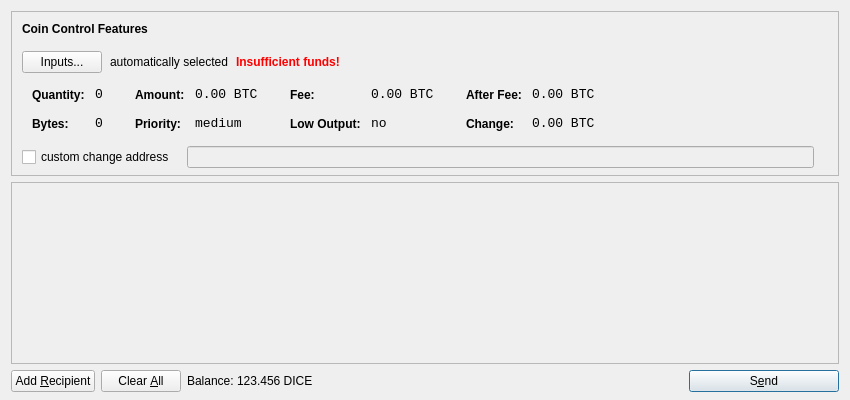
<?xml version="1.0" encoding="UTF-8"?>
<ui version="4.0">
 <class>SendCoinsDialog</class>
 <widget class="QDialog" name="SendCoinsDialog">
  <property name="geometry">
   <rect>
    <x>0</x>
    <y>0</y>
    <width>850</width>
    <height>400</height>
   </rect>
  </property>
  <property name="windowTitle">
   <string>Send Coins</string>
  </property>
  <layout class="QVBoxLayout" name="verticalLayout" stretch="0,1,0">
   <property name="bottomMargin">
    <number>8</number>
   </property>
   <item>
    <widget class="QFrame" name="frameCoinControl">
     <property name="sizePolicy">
      <sizepolicy hsizetype="Expanding" vsizetype="Expanding">
       <horstretch>0</horstretch>
       <verstretch>0</verstretch>
      </sizepolicy>
     </property>
     <property name="maximumSize">
      <size>
       <width>16777215</width>
       <height>16777215</height>
      </size>
     </property>
     <property name="frameShape">
      <enum>QFrame::StyledPanel</enum>
     </property>
     <property name="frameShadow">
      <enum>QFrame::Sunken</enum>
     </property>
     <layout class="QVBoxLayout" name="verticalLayoutCoinControl2">
      <property name="spacing">
       <number>-1</number>
      </property>
      <property name="leftMargin">
       <number>0</number>
      </property>
      <property name="topMargin">
       <number>0</number>
      </property>
      <property name="rightMargin">
       <number>0</number>
      </property>
      <property name="bottomMargin">
       <number>6</number>
      </property>
      <item>
       <layout class="QVBoxLayout" name="verticalLayoutCoinControl" stretch="0,0,0,0,1">
        <property name="spacing">
         <number>0</number>
        </property>
        <property name="leftMargin">
         <number>10</number>
        </property>
        <property name="topMargin">
         <number>10</number>
        </property>
        <item>
         <layout class="QHBoxLayout" name="horizontalLayoutCoinControl1">
          <property name="bottomMargin">
           <number>15</number>
          </property>
          <item>
           <widget class="QLabel" name="labelCoinControlFeatures">
            <property name="sizePolicy">
             <sizepolicy hsizetype="Preferred" vsizetype="Maximum">
              <horstretch>0</horstretch>
              <verstretch>0</verstretch>
             </sizepolicy>
            </property>
            <property name="font">
             <font>
              <weight>75</weight>
              <bold>true</bold>
             </font>
            </property>
            <property name="styleSheet">
             <string notr="true">font-weight:bold;</string>
            </property>
            <property name="text">
             <string>Coin Control Features</string>
            </property>
           </widget>
          </item>
         </layout>
        </item>
        <item>
         <layout class="QHBoxLayout" name="horizontalLayoutCoinControl2" stretch="0,0,0,0">
          <property name="spacing">
           <number>8</number>
          </property>
          <property name="bottomMargin">
           <number>10</number>
          </property>
          <item>
           <widget class="QPushButton" name="pushButtonCoinControl">
            <property name="styleSheet">
             <string notr="true"/>
            </property>
            <property name="text">
             <string>Inputs...</string>
            </property>
           </widget>
          </item>
          <item>
           <widget class="QLabel" name="labelCoinControlAutomaticallySelected">
            <property name="text">
             <string>automatically selected</string>
            </property>
            <property name="margin">
             <number>5</number>
            </property>
           </widget>
          </item>
          <item>
           <widget class="QLabel" name="labelCoinControlInsuffFunds">
            <property name="font">
             <font>
              <weight>75</weight>
              <bold>true</bold>
             </font>
            </property>
            <property name="styleSheet">
             <string notr="true">color:red;font-weight:bold;</string>
            </property>
            <property name="text">
             <string>Insufficient funds!</string>
            </property>
            <property name="margin">
             <number>5</number>
            </property>
           </widget>
          </item>
          <item>
           <spacer name="horizontalSpacerCoinControl">
            <property name="orientation">
             <enum>Qt::Horizontal</enum>
            </property>
            <property name="sizeHint" stdset="0">
             <size>
              <width>40</width>
              <height>1</height>
             </size>
            </property>
           </spacer>
          </item>
         </layout>
        </item>
        <item>
         <widget class="QWidget" name="widgetCoinControl" native="true">
          <property name="sizePolicy">
           <sizepolicy hsizetype="Preferred" vsizetype="Preferred">
            <horstretch>0</horstretch>
            <verstretch>0</verstretch>
           </sizepolicy>
          </property>
          <property name="minimumSize">
           <size>
            <width>0</width>
            <height>0</height>
           </size>
          </property>
          <property name="styleSheet">
           <string notr="true"/>
          </property>
          <layout class="QHBoxLayout" name="horizontalLayoutCoinControl5">
           <property name="margin">
            <number>0</number>
           </property>
           <item>
            <layout class="QHBoxLayout" name="horizontalLayoutCoinControl3" stretch="0,0,0,1">
             <property name="spacing">
              <number>20</number>
             </property>
             <property name="topMargin">
              <number>0</number>
             </property>
             <property name="bottomMargin">
              <number>10</number>
             </property>
             <item>
              <layout class="QFormLayout" name="formLayoutCoinControl1">
               <property name="horizontalSpacing">
                <number>10</number>
               </property>
               <property name="verticalSpacing">
                <number>14</number>
               </property>
               <property name="leftMargin">
                <number>10</number>
               </property>
               <property name="topMargin">
                <number>4</number>
               </property>
               <property name="rightMargin">
                <number>6</number>
               </property>
               <item row="0" column="0">
                <widget class="QLabel" name="labelCoinControlQuantityText">
                 <property name="styleSheet">
                  <string notr="true">font-weight:bold;</string>
                 </property>
                 <property name="text">
                  <string>Quantity:</string>
                 </property>
                 <property name="margin">
                  <number>0</number>
                 </property>
                </widget>
               </item>
               <item row="0" column="1">
                <widget class="QLabel" name="labelCoinControlQuantity">
                 <property name="font">
                  <font>
                   <family>Monospace</family>
                   <pointsize>10</pointsize>
                  </font>
                 </property>
                 <property name="cursor">
                  <cursorShape>IBeamCursor</cursorShape>
                 </property>
                 <property name="contextMenuPolicy">
                  <enum>Qt::ActionsContextMenu</enum>
                 </property>
                 <property name="text">
                  <string notr="true">0</string>
                 </property>
                 <property name="margin">
                  <number>0</number>
                 </property>
                 <property name="textInteractionFlags">
                  <set>Qt::LinksAccessibleByMouse|Qt::TextSelectableByKeyboard|Qt::TextSelectableByMouse</set>
                 </property>
                </widget>
               </item>
               <item row="1" column="0">
                <widget class="QLabel" name="labelCoinControlBytesText">
                 <property name="styleSheet">
                  <string notr="true">font-weight:bold;</string>
                 </property>
                 <property name="text">
                  <string>Bytes:</string>
                 </property>
                </widget>
               </item>
               <item row="1" column="1">
                <widget class="QLabel" name="labelCoinControlBytes">
                 <property name="font">
                  <font>
                   <family>Monospace</family>
                   <pointsize>10</pointsize>
                  </font>
                 </property>
                 <property name="cursor">
                  <cursorShape>IBeamCursor</cursorShape>
                 </property>
                 <property name="contextMenuPolicy">
                  <enum>Qt::ActionsContextMenu</enum>
                 </property>
                 <property name="text">
                  <string notr="true">0</string>
                 </property>
                 <property name="textInteractionFlags">
                  <set>Qt::LinksAccessibleByMouse|Qt::TextSelectableByKeyboard|Qt::TextSelectableByMouse</set>
                 </property>
                </widget>
               </item>
              </layout>
             </item>
             <item>
              <layout class="QFormLayout" name="formLayoutCoinControl2">
               <property name="horizontalSpacing">
                <number>10</number>
               </property>
               <property name="verticalSpacing">
                <number>14</number>
               </property>
               <property name="leftMargin">
                <number>6</number>
               </property>
               <property name="topMargin">
                <number>4</number>
               </property>
               <property name="rightMargin">
                <number>6</number>
               </property>
               <item row="0" column="0">
                <widget class="QLabel" name="labelCoinControlAmountText">
                 <property name="styleSheet">
                  <string notr="true">font-weight:bold;</string>
                 </property>
                 <property name="text">
                  <string>Amount:</string>
                 </property>
                 <property name="margin">
                  <number>0</number>
                 </property>
                </widget>
               </item>
               <item row="0" column="1">
                <widget class="QLabel" name="labelCoinControlAmount">
                 <property name="font">
                  <font>
                   <family>Monospace</family>
                   <pointsize>10</pointsize>
                  </font>
                 </property>
                 <property name="cursor">
                  <cursorShape>IBeamCursor</cursorShape>
                 </property>
                 <property name="contextMenuPolicy">
                  <enum>Qt::ActionsContextMenu</enum>
                 </property>
                 <property name="text">
                  <string notr="true">0.00 BTC</string>
                 </property>
                 <property name="textInteractionFlags">
                  <set>Qt::LinksAccessibleByMouse|Qt::TextSelectableByKeyboard|Qt::TextSelectableByMouse</set>
                 </property>
                </widget>
               </item>
               <item row="1" column="0">
                <widget class="QLabel" name="labelCoinControlPriorityText">
                 <property name="styleSheet">
                  <string notr="true">font-weight:bold;</string>
                 </property>
                 <property name="text">
                  <string>Priority:</string>
                 </property>
                </widget>
               </item>
               <item row="1" column="1">
                <widget class="QLabel" name="labelCoinControlPriority">
                 <property name="font">
                  <font>
                   <family>Monospace</family>
                   <pointsize>10</pointsize>
                  </font>
                 </property>
                 <property name="cursor">
                  <cursorShape>IBeamCursor</cursorShape>
                 </property>
                 <property name="contextMenuPolicy">
                  <enum>Qt::ActionsContextMenu</enum>
                 </property>
                 <property name="text">
                  <string>medium</string>
                 </property>
                 <property name="textInteractionFlags">
                  <set>Qt::LinksAccessibleByMouse|Qt::TextSelectableByKeyboard|Qt::TextSelectableByMouse</set>
                 </property>
                </widget>
               </item>
              </layout>
             </item>
             <item>
              <layout class="QFormLayout" name="formLayoutCoinControl3">
               <property name="horizontalSpacing">
                <number>10</number>
               </property>
               <property name="verticalSpacing">
                <number>14</number>
               </property>
               <property name="leftMargin">
                <number>6</number>
               </property>
               <property name="topMargin">
                <number>4</number>
               </property>
               <property name="rightMargin">
                <number>6</number>
               </property>
               <item row="0" column="0">
                <widget class="QLabel" name="labelCoinControlFeeText">
                 <property name="styleSheet">
                  <string notr="true">font-weight:bold;</string>
                 </property>
                 <property name="text">
                  <string>Fee:</string>
                 </property>
                 <property name="margin">
                  <number>0</number>
                 </property>
                </widget>
               </item>
               <item row="0" column="1">
                <widget class="QLabel" name="labelCoinControlFee">
                 <property name="font">
                  <font>
                   <family>Monospace</family>
                   <pointsize>10</pointsize>
                  </font>
                 </property>
                 <property name="cursor">
                  <cursorShape>IBeamCursor</cursorShape>
                 </property>
                 <property name="contextMenuPolicy">
                  <enum>Qt::ActionsContextMenu</enum>
                 </property>
                 <property name="text">
                  <string notr="true">0.00 BTC</string>
                 </property>
                 <property name="textInteractionFlags">
                  <set>Qt::LinksAccessibleByMouse|Qt::TextSelectableByKeyboard|Qt::TextSelectableByMouse</set>
                 </property>
                </widget>
               </item>
               <item row="1" column="0">
                <widget class="QLabel" name="labelCoinControlLowOutputText">
                 <property name="styleSheet">
                  <string notr="true">font-weight:bold;</string>
                 </property>
                 <property name="text">
                  <string>Low Output:</string>
                 </property>
                </widget>
               </item>
               <item row="1" column="1">
                <widget class="QLabel" name="labelCoinControlLowOutput">
                 <property name="font">
                  <font>
                   <family>Monospace</family>
                   <pointsize>10</pointsize>
                  </font>
                 </property>
                 <property name="cursor">
                  <cursorShape>IBeamCursor</cursorShape>
                 </property>
                 <property name="contextMenuPolicy">
                  <enum>Qt::ActionsContextMenu</enum>
                 </property>
                 <property name="text">
                  <string>no</string>
                 </property>
                 <property name="textInteractionFlags">
                  <set>Qt::LinksAccessibleByMouse|Qt::TextSelectableByKeyboard|Qt::TextSelectableByMouse</set>
                 </property>
                </widget>
               </item>
              </layout>
             </item>
             <item>
              <layout class="QFormLayout" name="formLayoutCoinControl4">
               <property name="horizontalSpacing">
                <number>10</number>
               </property>
               <property name="verticalSpacing">
                <number>14</number>
               </property>
               <property name="leftMargin">
                <number>6</number>
               </property>
               <property name="topMargin">
                <number>4</number>
               </property>
               <property name="rightMargin">
                <number>6</number>
               </property>
               <item row="0" column="0">
                <widget class="QLabel" name="labelCoinControlAfterFeeText">
                 <property name="styleSheet">
                  <string notr="true">font-weight:bold;</string>
                 </property>
                 <property name="text">
                  <string>After Fee:</string>
                 </property>
                 <property name="margin">
                  <number>0</number>
                 </property>
                </widget>
               </item>
               <item row="0" column="1">
                <widget class="QLabel" name="labelCoinControlAfterFee">
                 <property name="font">
                  <font>
                   <family>Monospace</family>
                   <pointsize>10</pointsize>
                  </font>
                 </property>
                 <property name="cursor">
                  <cursorShape>IBeamCursor</cursorShape>
                 </property>
                 <property name="contextMenuPolicy">
                  <enum>Qt::ActionsContextMenu</enum>
                 </property>
                 <property name="text">
                  <string notr="true">0.00 BTC</string>
                 </property>
                 <property name="textInteractionFlags">
                  <set>Qt::LinksAccessibleByMouse|Qt::TextSelectableByKeyboard|Qt::TextSelectableByMouse</set>
                 </property>
                </widget>
               </item>
               <item row="1" column="0">
                <widget class="QLabel" name="labelCoinControlChangeText">
                 <property name="styleSheet">
                  <string notr="true">font-weight:bold;</string>
                 </property>
                 <property name="text">
                  <string>Change:</string>
                 </property>
                </widget>
               </item>
               <item row="1" column="1">
                <widget class="QLabel" name="labelCoinControlChange">
                 <property name="font">
                  <font>
                   <family>Monospace</family>
                   <pointsize>10</pointsize>
                  </font>
                 </property>
                 <property name="cursor">
                  <cursorShape>IBeamCursor</cursorShape>
                 </property>
                 <property name="contextMenuPolicy">
                  <enum>Qt::ActionsContextMenu</enum>
                 </property>
                 <property name="text">
                  <string notr="true">0.00 BTC</string>
                 </property>
                 <property name="textInteractionFlags">
                  <set>Qt::LinksAccessibleByMouse|Qt::TextSelectableByKeyboard|Qt::TextSelectableByMouse</set>
                 </property>
                </widget>
               </item>
              </layout>
             </item>
            </layout>
           </item>
          </layout>
         </widget>
        </item>
        <item>
         <layout class="QHBoxLayout" name="horizontalLayoutCoinControl4" stretch="0,0,0">
          <property name="spacing">
           <number>12</number>
          </property>
          <property name="sizeConstraint">
           <enum>QLayout::SetDefaultConstraint</enum>
          </property>
          <property name="topMargin">
           <number>5</number>
          </property>
          <property name="rightMargin">
           <number>5</number>
          </property>
          <item>
           <widget class="QCheckBox" name="checkBoxCoinControlChange">
            <property name="text">
             <string>custom change address</string>
            </property>
           </widget>
          </item>
          <item>
           <widget class="QLineEdit" name="lineEditCoinControlChange">
            <property name="enabled">
             <bool>false</bool>
            </property>
            <property name="sizePolicy">
             <sizepolicy hsizetype="Expanding" vsizetype="Fixed">
              <horstretch>0</horstretch>
              <verstretch>0</verstretch>
             </sizepolicy>
            </property>
           </widget>
          </item>
          <item>
           <widget class="QLabel" name="labelCoinControlChangeLabel">
            <property name="sizePolicy">
             <sizepolicy hsizetype="Preferred" vsizetype="Expanding">
              <horstretch>0</horstretch>
              <verstretch>0</verstretch>
             </sizepolicy>
            </property>
            <property name="minimumSize">
             <size>
              <width>0</width>
              <height>0</height>
             </size>
            </property>
            <property name="text">
             <string/>
            </property>
            <property name="margin">
             <number>3</number>
            </property>
           </widget>
          </item>
         </layout>
        </item>
        <item>
         <spacer name="verticalSpacerCoinControl">
          <property name="orientation">
           <enum>Qt::Vertical</enum>
          </property>
          <property name="sizeHint" stdset="0">
           <size>
            <width>800</width>
            <height>1</height>
           </size>
          </property>
         </spacer>
        </item>
       </layout>
      </item>
     </layout>
    </widget>
   </item>
   <item>
    <widget class="QScrollArea" name="scrollArea">
     <property name="widgetResizable">
      <bool>true</bool>
     </property>
     <widget class="QWidget" name="scrollAreaWidgetContents">
      <property name="geometry">
       <rect>
        <x>0</x>
        <y>0</y>
        <width>830</width>
        <height>165</height>
       </rect>
      </property>
      <layout class="QVBoxLayout" name="verticalLayout_2">
       <property name="margin">
        <number>0</number>
       </property>
       <item>
        <layout class="QVBoxLayout" name="entries">
         <property name="spacing">
          <number>6</number>
         </property>
        </layout>
       </item>
       <item>
        <spacer name="verticalSpacer">
         <property name="orientation">
          <enum>Qt::Vertical</enum>
         </property>
         <property name="sizeHint" stdset="0">
          <size>
           <width>20</width>
           <height>40</height>
          </size>
         </property>
        </spacer>
       </item>
      </layout>
     </widget>
    </widget>
   </item>
   <item>
    <layout class="QHBoxLayout" name="horizontalLayout">
     <item>
      <widget class="QPushButton" name="addButton">
       <property name="toolTip">
        <string>Send to multiple recipients at once</string>
       </property>
       <property name="text">
        <string>Add &amp;Recipient</string>
       </property>
       <property name="icon">
        <iconset resource="../bitcoin.qrc">
         <normaloff>:/icons/add</normaloff>:/icons/add</iconset>
       </property>
       <property name="autoDefault">
        <bool>false</bool>
       </property>
      </widget>
     </item>
     <item>
      <widget class="QPushButton" name="clearButton">
       <property name="sizePolicy">
        <sizepolicy hsizetype="Minimum" vsizetype="Fixed">
         <horstretch>0</horstretch>
         <verstretch>0</verstretch>
        </sizepolicy>
       </property>
       <property name="toolTip">
        <string>Remove all transaction fields</string>
       </property>
       <property name="text">
        <string>Clear &amp;All</string>
       </property>
       <property name="icon">
        <iconset resource="../bitcoin.qrc">
         <normaloff>:/icons/remove</normaloff>:/icons/remove</iconset>
       </property>
       <property name="autoRepeatDelay">
        <number>300</number>
       </property>
       <property name="autoDefault">
        <bool>false</bool>
       </property>
      </widget>
     </item>
     <item>
      <layout class="QHBoxLayout" name="horizontalLayout_2">
       <property name="spacing">
        <number>3</number>
       </property>
       <item>
        <widget class="QLabel" name="label">
         <property name="text">
          <string>Balance:</string>
         </property>
        </widget>
       </item>
       <item>
        <widget class="QLabel" name="labelBalance">
         <property name="cursor">
          <cursorShape>IBeamCursor</cursorShape>
         </property>
         <property name="text">
          <string>123.456 DICE</string>
         </property>
         <property name="textInteractionFlags">
          <set>Qt::LinksAccessibleByMouse|Qt::TextSelectableByKeyboard|Qt::TextSelectableByMouse</set>
         </property>
        </widget>
       </item>
      </layout>
     </item>
     <item>
      <spacer name="horizontalSpacer">
       <property name="orientation">
        <enum>Qt::Horizontal</enum>
       </property>
       <property name="sizeHint" stdset="0">
        <size>
         <width>40</width>
         <height>20</height>
        </size>
       </property>
      </spacer>
     </item>
     <item>
      <widget class="QPushButton" name="sendButton">
       <property name="minimumSize">
        <size>
         <width>150</width>
         <height>0</height>
        </size>
       </property>
       <property name="toolTip">
        <string>Confirm the send action</string>
       </property>
       <property name="text">
        <string>S&amp;end</string>
       </property>
       <property name="icon">
        <iconset resource="../bitcoin.qrc">
         <normaloff>:/icons/send</normaloff>:/icons/send</iconset>
       </property>
       <property name="default">
        <bool>true</bool>
       </property>
      </widget>
     </item>
    </layout>
   </item>
  </layout>
 </widget>
 <resources>
  <include location="../bitcoin.qrc"/>
 </resources>
 <connections/>
</ui>
